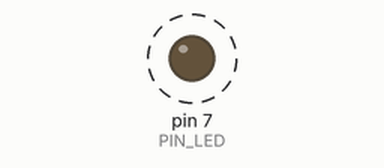
Recording of a sketch running on a simulated Arduino Uno, built with avr-gcc and run on an emulated ATmega328P. Shown: output pins drawn as LEDs (lit = HIGH). Dashed ring = blinking. What the sketch prints to the serial monitor is not drawn.

Above: at 1.05 s.
Timing chart, 0 to 4.0 s (numbered marks = the images above):
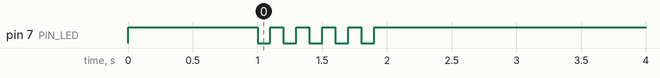

Measured:
- by itself, pin 7 (PIN_LED): alternates HIGH for 0.10 s and LOW for 0.10 s, 10 changes in all, then stays HIGH

The sketch:

05_practice_2.ino
```cpp
#define PIN_LED 7
unsigned int count, toggle;

void setup() {
  pinMode(PIN_LED, OUTPUT);
  Serial.begin(115200); // Initialize serial port
  count = 0;
  toggle = 1;
  digitalWrite(PIN_LED, toggle);
  count += 1;
  Serial.println(count);
  delay(1000); // wait for 1000 milliseconds
}

void loop() {
  while(1) {
    if (count == 11) {
      break;
    }
    toggle = toggle_state(toggle); //toggle LED value.
    count += 1;
    Serial.println(count);
    digitalWrite(PIN_LED, toggle); // update LED status.
    delay(100); // wait for 1000 milliseconds
    } // infinite loop
}

int toggle_state(int toggle) {
  return !toggle;
}
```
